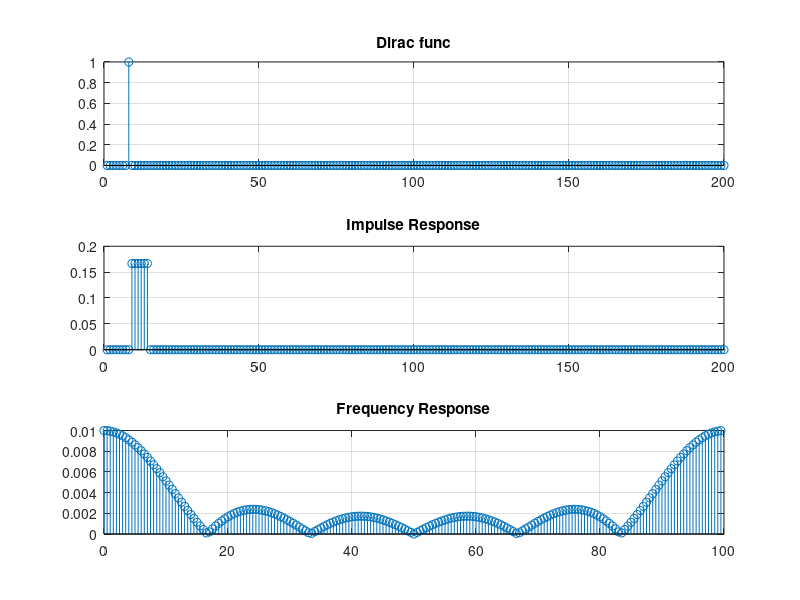

MATLAB code for this plot:
clear, clc, close all
fs = 100;
ts = 0 : 1/fs : 2 - 1/fs;
N = length(ts);

% Dirac func
x = zeros(1,N);
x(8) = 1;

subplot(3,1,1);
stem(x), grid on, title('Dirac func')
y = zeros(1, N+7);
for i = 7: N
y(i) = (x(i-1) + x(i-2) + x(i-3) + x(i-4) + x(i-5)+ x(i-6)) * 1/6;
end
subplot(3,1,2);
stem(y(1:200)), grid on, title('Impulse Response') % Импульсная характеристика

X = 2*abs(fft(y,N))/N;
f = (0:N-1)*fs/N;

subplot(3,1,3);
stem(f,X), grid on, title('Frequency Response')
